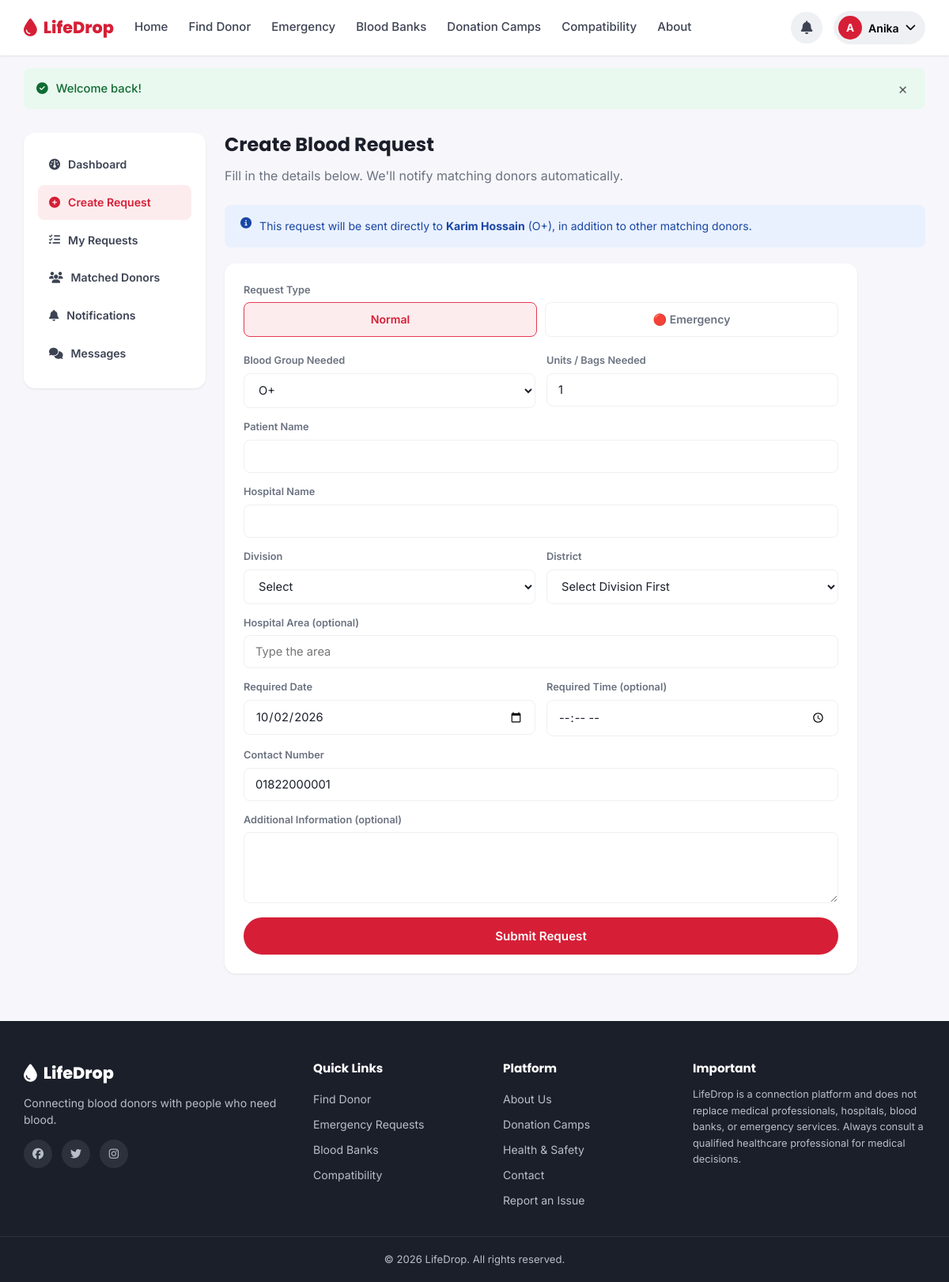
The app's page /seeker/create-request.php?donor_id=3 (signed in) with its own data.
### tables this page shows
CREATE TABLE `users` (
  `id` INT UNSIGNED NOT NULL AUTO_INCREMENT,
  `full_name` VARCHAR(120) NOT NULL,
  `email` VARCHAR(150) NOT NULL,
  `phone` VARCHAR(20) NOT NULL,
  `password_hash` VARCHAR(255) NOT NULL,
  `role` ENUM('donor','seeker','both','admin') NOT NULL DEFAULT 'seeker',
  `blood_group` ENUM('A+','A-','B+','B-','AB+','AB-','O+','O-') DEFAULT NULL,
  `division` VARCHAR(50) DEFAULT NULL,
  `district` VARCHAR(50) DEFAULT NULL,
  `area` VARCHAR(80) DEFAULT NULL,
  `gender` ENUM('Male','Female','Other') DEFAULT NULL,
  `date_of_birth` DATE DEFAULT NULL,
  `profile_photo` VARCHAR(255) DEFAULT NULL,
  `last_donation_date` DATE DEFAULT NULL,
  `availability` ENUM('available','maybe','unavailable') NOT NULL DEFAULT 'available',
  `is_verified` TINYINT(1) NOT NULL DEFAULT 0,
  `is_donor_profile` TINYINT(1) NOT NULL DEFAULT 0,
  `status` ENUM('active','suspended') NOT NULL DEFAULT 'active',
  `total_donations` INT UNSIGNED NOT NULL DEFAULT 0,
  `created_at` TIMESTAMP NOT NULL DEFAULT CURRENT_TIMESTAMP,
  `updated_at` TIMESTAMP NOT NULL DEFAULT CURRENT_TIMESTAMP ON UPDATE CURRENT_TIMESTAMP,
  PRIMARY KEY (`id`),
  UNIQUE KEY `uq_email` (`email`),
  UNIQUE KEY `uq_phone` (`phone`),
  KEY `idx_blood_group` (`blood_group`),
  KEY `idx_division_district` (`division`,`district`),
  KEY `idx_availability` (`availability`)
);

### includes/functions.php (called while the page is built, shortened)
<?php
function e($value) {
    return htmlspecialchars($value ?? '', ENT_QUOTES, 'UTF-8');
}
function blood_groups() {
    return ['A+', 'A-', 'B+', 'B-', 'AB+', 'AB-', 'O+', 'O-'];
}

### includes/auth.php (called while the page is built, shortened)
<?php
require_once __DIR__ . '/functions.php';
function is_logged_in() {
    return !empty($_SESSION['user_id']);
}
function current_user() {
    static $user = null;
    static $fetched = false;
    if ($fetched) {
        return $user;
    }
    $fetched = true;
    global $pdo;
    $stmt = $pdo->prepare('SELECT * FROM users WHERE id = :id LIMIT 1');
    $stmt->execute([':id' => $_SESSION['user_id']]);
    $user = $stmt->fetch();
    return $user;
}

### seeker/create-request.php (the view, shortened to what this page needs)
<?php
require_once __DIR__ . '/../includes/auth.php';
$user = current_user();
$presetDonorId = (int) ($_GET['donor_id'] ?? 0);
$targetDonor = null;
if ($presetDonorId) {
    $stmt = $pdo->prepare("SELECT id, full_name, blood_group FROM users WHERE id = :id AND is_donor_profile = 1 LIMIT 1");
    $stmt->execute([':id' => $presetDonorId]);
    $targetDonor = $stmt->fetch();
}
require_once __DIR__ . '/../includes/header.php';
require_once __DIR__ . '/_sidebar.php';
?>
<div class="dash-wrap">
    <div class="dash-main">
        <h1>Create Blood Request</h1>
        <p class="dash-welcome">Fill in the details below. We'll notify matching donors automatically.</p>
        <?php if ($targetDonor): ?>
            <div class="disclaimer-box" style="background:var(--blue-50);color:#1846a3;">
                <i class="fa-solid fa-circle-info"></i>
                <span>This request will be sent directly to <strong><?= e($targetDonor['full_name']) ?></strong> (<?= e($targetDonor['blood_group']) ?>), in addition to other matching donors.</span>
            </div>
        <?php endif; ?>
        <div class="card" style="max-width:800px;">
            <form method="post" action="<?= e(SITE_URL) ?>/seeker/create-request.php">
                <div class="form-group form-full mb-2">
                    <label>Request Type</label>
                    <div class="role-toggle">
                        <label><input type="radio" name="request_type" value="normal" checked><span>Normal</span></label>
                        <label><input type="radio" name="request_type" value="emergency"><span>🔴 Emergency</span></label>
                    </div>
                </div>
                <div class="form-grid">
                    <div class="form-group">
                        <label>Blood Group Needed</label>
                        <select name="blood_group" required>
                            <?php foreach (blood_groups() as $bg): ?>
                                <option value="<?= e($bg) ?>" <?= ($targetDonor['blood_group'] ?? ($_POST['blood_group'] ?? '')) === $bg ? 'selected' : '' ?>><?= e($bg) ?></option>
                            <?php endforeach; ?>
                        </select>
                    </div>
                    <div class="form-group">
                        <label>Units / Bags Needed</label>
                        <input type="number" name="units_needed" min="1" max="20" value="<?= e($_POST['units_needed'] ?? 1) ?>" required>
                    </div>
                    <div class="form-group form-full">
                        <label>Patient Name</label>
                        <input type="text" name="patient_name" value="<?= e($_POST['patient_name'] ?? '') ?>" required>
                    </div>
                    <div class="form-group form-full">
                        <label>Hospital Name</label>
                        <input type="text" name="hospital_name" value="<?= e($_POST['hospital_name'] ?? '') ?>" required>
                    </div>
                    <div class="form-group">
                        <label>Division</label>
                        <select name="division" data-division data-target-district="r_district" required>
                            <option value="">Select</option>
                        </select>
                    </div>
                    <div class="form-group">
                        <label>District</label>
                        <select name="district" id="r_district" data-district data-target-area="r_area_list" data-selected="<?= e($_POST['district'] ?? '') ?>" required>
                            <option value="">Select Division First</option>
                        </select>
                    </div>
                    <div class="form-group form-full">
                        <label>Hospital Area (optional)</label>
                        <input type="text" name="area" id="r_area" list="r_area_list" value="<?= e($_POST['area'] ?? '') ?>" placeholder="Type the area" autocomplete="off">
                    </div>
                    <div class="form-group">
                        <label>Required Date</label>
                        <input type="date" name="required_date" min="<?= e(date('Y-m-d')) ?>" value="<?= e($_POST['required_date'] ?? date('Y-m-d')) ?>" required>
                    </div>
                    <div class="form-group">
                        <label>Required Time (optional)</label>
                        <input type="time" name="required_time" value="<?= e($_POST['required_time'] ?? '') ?>">
                    </div>
                    <div class="form-group form-full">
                        <label>Contact Number</label>
                        <input type="tel" name="contact_number" placeholder="01712345678" value="<?= e($_POST['contact_number'] ?? $user['phone']) ?>" required>
                    </div>
                    <div class="form-group form-full">
                        <label>Additional Information (optional)</label>
                        <textarea name="additional_info"><?= e($_POST['additional_info'] ?? '') ?></textarea>
                    </div>
                </div>
                <div class="form-actions">
                    <button type="submit" class="btn btn-primary btn-block">Submit Request</button>
                </div>
            </form>
        </div>
    </div>
</div>
<?php require_once __DIR__ . '/../includes/footer.php'; ?>

### includes/navbar.php (shortened to what this page needs)
<?php
require_once __DIR__ . '/notifications.php';
$user = current_user();
$currentPage = basename($_SERVER['SCRIPT_NAME']);
function nav_active($page, $current) { return $page === $current ? 'active' : ''; }
?>
<header class="navbar">
    <div class="navbar-inner">
        <a class="brand" href="<?= e(SITE_URL) ?>/index.php">
            <i class="fa-solid fa-droplet"></i>
            <span><?= e(SITE_NAME) ?></span>
        </a>
        <nav class="nav-links" id="navLinks">
            <a href="<?= e(SITE_URL) ?>/index.php" class="<?= nav_active('index.php', $currentPage) ?>">Home</a>
            <a href="<?= e(SITE_URL) ?>/find-donor.php" class="<?= nav_active('find-donor.php', $currentPage) ?>">Find Donor</a>
            <a href="<?= e(SITE_URL) ?>/emergency-requests.php" class="<?= nav_active('emergency-requests.php', $currentPage) ?>">Emergency</a>
            <a href="<?= e(SITE_URL) ?>/blood-banks.php" class="<?= nav_active('blood-banks.php', $currentPage) ?>">Blood Banks</a>
            <a href="<?= e(SITE_URL) ?>/donation-camps.php" class="<?= nav_active('donation-camps.php', $currentPage) ?>">Donation Camps</a>
            <a href="<?= e(SITE_URL) ?>/compatibility.php" class="<?= nav_active('compatibility.php', $currentPage) ?>">Compatibility</a>
            <a href="<?= e(SITE_URL) ?>/about.php" class="<?= nav_active('about.php', $currentPage) ?>">About</a>
        </nav>
        <div class="nav-right">
            <?php if ($user): ?>
                <div class="user-menu">
                    <button class="user-menu-btn" id="userMenuBtn" type="button">
                        <?php if (!empty($user['profile_photo'])): ?>
                            <img src="<?= e(UPLOAD_URL . $user['profile_photo']) ?>" alt="" class="avatar-sm">
                        <?php else: ?>
                            <span class="avatar-sm avatar-fallback"><?= e(mb_substr($user['full_name'], 0, 1)) ?></span>
                        <?php endif; ?>
                        <span class="user-menu-name"><?= e(explode(' ', $user['full_name'])[0]) ?></span>
                        <i class="fa-solid fa-chevron-down"></i>
                    </button>
                </div>
            <?php else: ?>
                <a href="<?= e(SITE_URL) ?>/login.php" class="btn-nav">Login</a>
                <a href="<?= e(SITE_URL) ?>/register.php" class="btn-nav-primary">Register</a>
            <?php endif; ?>
        </div>
    </div>
</header>

### assets/css/style.css (style rules this page uses)
:root { --red-600: #d61f36; --red-700: #b5152a; --red-500: #e63950; --red-50: #fdecee; --red-100: #fbd6da; --yellow-500: #f5b342; --yellow-600: #e8a12b; --ink-900: #1b1f2a; --ink-700: #3c4353; --ink-500: #6b7280; --ink-300: #b8bfc9; --ink-100: #eef0f3; --bg: #f7f7fb; --white: #ffffff; --green-600: #16a34a; --green-50: #e9f9ef; --amber-600: #d97706; --amber-50: #fef6e7; --blue-600: #2563eb; --blue-50: #eaf1fe; --radius-sm: 8px; --radius-md: 14px; --radius-lg: 20px; --shadow-sm: 0 1px 3px rgba(27,31,42,0.06), 0 1px 2px rgba(27,31,42,0.04); --shadow-md: 0 8px 24px rgba(27,31,42,0.08); --shadow-lg: 0 20px 45px rgba(27,31,42,0.12); --font-heading: 'Poppins', sans-serif; --font-body: 'Inter', sans-serif; }
* { box-sizing: border-box; }
html { scroll-behavior: smooth; }
body { margin: 0; font-family: var(--font-body); color: var(--ink-900); background: var(--bg); line-height: 1.55; -webkit-font-smoothing: antialiased; }
h1, h2, h3, h4, h5 { font-family: var(--font-heading); margin: 0 0 0.5em; line-height: 1.25; }
p { margin: 0 0 1em; }
a { color: inherit; text-decoration: none; }
button { font-family: inherit; cursor: pointer; }
.btn { display: inline-flex; align-items: center; justify-content: center; gap: 8px; padding: 12px 24px; border-radius: 999px; font-weight: 600; font-size: 0.95rem; border: 2px solid transparent; cursor: pointer; transition: all .18s ease; white-space: nowrap; }
.btn-primary { background: var(--red-600); color: #fff; }
.btn-block { width: 100%; }
.navbar { position: sticky; top: 0; z-index: 100; background: var(--white); box-shadow: var(--shadow-sm); }
.navbar-inner { max-width: 1180px; margin: 0 auto; padding: 14px 20px; display: flex; align-items: center; gap: 24px; }
.brand { display: flex; align-items: center; gap: 8px; font-family: var(--font-heading); font-weight: 800; font-size: 1.3rem; color: var(--red-600); }
.brand i { font-size: 1.4rem; }
.nav-links { display: flex; align-items: center; gap: 22px; flex: 1; }
.nav-links a { font-weight: 500; color: var(--ink-700); font-size: 0.94rem; padding: 6px 2px; border-bottom: 2px solid transparent; transition: color .15s; }
.nav-right { display: flex; align-items: center; gap: 14px; }
.user-menu { position: relative; }
.user-menu-btn { display: flex; align-items: center; gap: 8px; background: var(--ink-100); border: none; padding: 6px 12px 6px 6px; border-radius: 999px; }
.avatar-sm { width: 30px; height: 30px; border-radius: 50%; object-fit: cover; }
.avatar-fallback { background: var(--red-600); color: #fff; display: flex; align-items: center; justify-content: center; font-weight: 700; font-size: 0.85rem; }
.user-menu-name { font-weight: 600; font-size: 0.88rem; }
.form-group { display: flex; flex-direction: column; gap: 6px; }
.form-group label { font-size: 0.8rem; font-weight: 600; color: var(--ink-500); }
select, input[type="text"], input[type="email"], input[type="tel"], input[type="password"], input[type="date"], input[type="time"], input[type="number"], textarea { padding: 11px 14px; border: 1.5px solid var(--ink-100); border-radius: var(--radius-sm); font-size: 0.92rem; font-family: inherit; background: #fff; color: var(--ink-900); width: 100%; }
textarea { resize: vertical; min-height: 90px; }
.card { background: #fff; border-radius: var(--radius-md); box-shadow: var(--shadow-sm); padding: 24px; }
.form-grid { display: grid; grid-template-columns: 1fr 1fr; gap: 14px; }
.form-full { grid-column: 1 / -1; }
.form-actions { margin-top: 18px; }
.role-toggle { display: flex; gap: 10px; }
.role-toggle label { flex: 1; text-align: center; padding: 10px; border: 1.5px solid var(--ink-100); border-radius: var(--radius-sm); cursor: pointer; font-weight: 600; font-size: 0.88rem; }
.role-toggle input:checked + span { color: var(--red-600); }
.role-toggle label:has(input:checked) { border-color: var(--red-500); background: var(--red-50); }
.dash-wrap { max-width: 1180px; margin: 30px auto; padding: 0 20px; display: grid; grid-template-columns: 230px 1fr; gap: 24px; }
.dash-main h1 { font-size: 1.5rem; }
.dash-welcome { color: var(--ink-500); margin-bottom: 24px; }
.disclaimer-box { background: var(--amber-50); color: #7a4c08; padding: 16px 20px; border-radius: var(--radius-sm); font-size: 0.88rem; margin: 20px 0; display: flex; gap: 10px; align-items: flex-start; }
.mb-2 { margin-bottom: 20px; }

### records on screen
users: full_name "A", full_name "Anika", contact_number "01822000001"
users: full_name "Karim Hossain", blood_group "O+"

### other values on screen
SITE_NAME "LifeDrop"
$fm['message'] "Welcome back!"
$label "Dashboard"
$label "Create Request"
$label "My Requests"
$label "Matched Donors"
$label "Notifications"
$label "Messages"
form field blood_group "O+"
